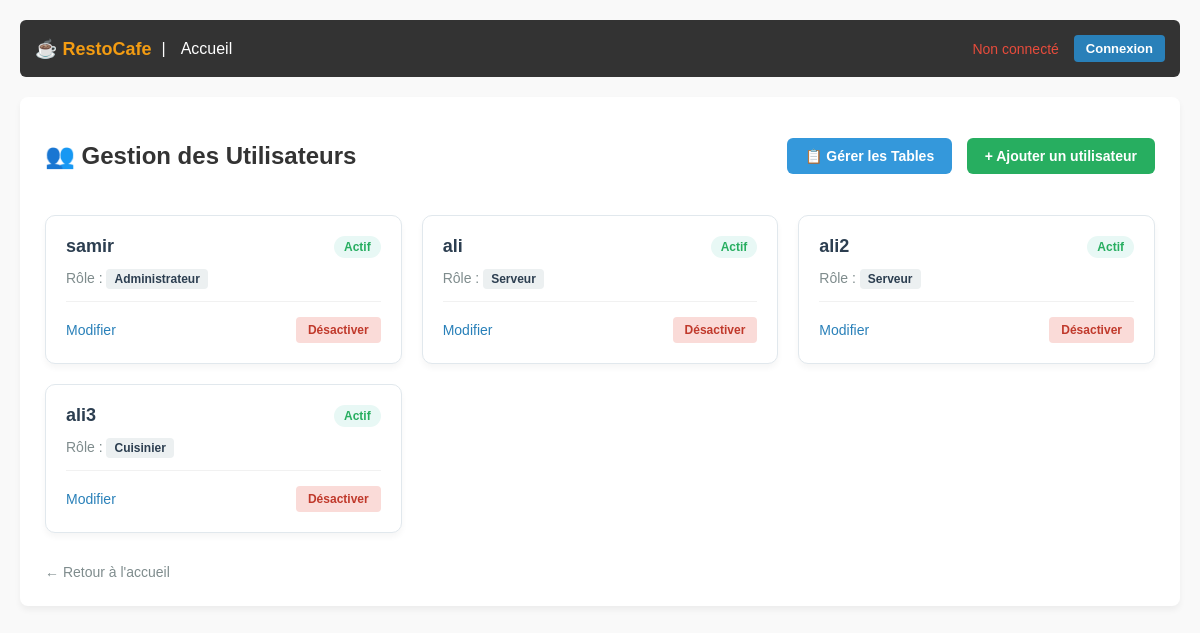
The app's page /users/, older data.
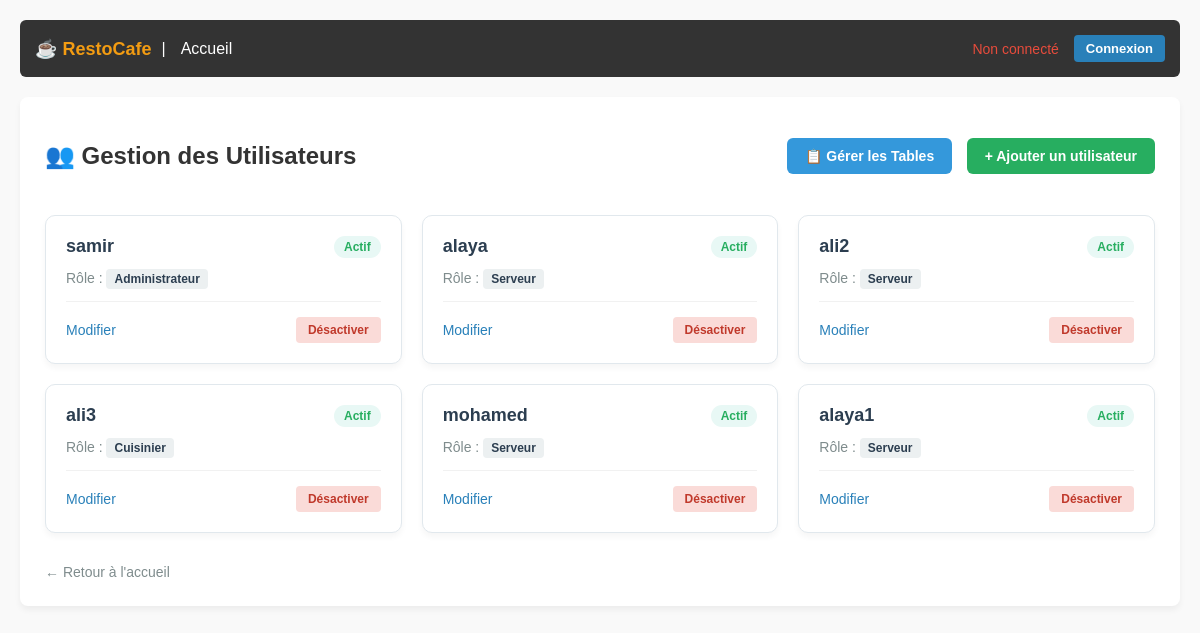
The same page, newer data.
### accounts/models.py (models this page shows, shortened)
class User(AbstractUser):
  ROLE_CHOICES = (
      ('admin', 'Administrateur'),
      ('serveur', 'Serveur'),
      ('cuisine', 'Cuisinier'),
  )
  role = models.CharField(
      max_length=20, choices=ROLE_CHOICES, default='serveur'
  )
  tel = models.CharField(max_length=20, blank=True, null=True)
  photo = models.ImageField(upload_to='profils/', blank=True, null=True)

### accounts/views.py (the view)
# urls.py: path('users/', UserListView.as_view(), name='user_list'),
class UserListView(ListView):
  model = User
  template_name = 'accounts/user_list.html'
  context_object_name = 'users'

### accounts/context_processors.py (called while the page is built, shortened)
def restaurant_stats(request):
    if not request.user.is_authenticated:
        return {}

### accounts/templates/accounts/user_list.html (shortened to what this page needs)
{% extends 'base.html' %}
{% block content %}
    <div style="display: flex; justify-content: space-between; align-items: center; margin-bottom: 25px; flex-wrap: wrap; gap: 15px;">
        <h2>👥 Gestion des Utilisateurs</h2>
        <div>
            <a href="{% url 'tables:table_list' %}" style="padding: 10px 18px; background: #3498db; color: white; text-decoration: none; border-radius: 6px; font-weight: 600; margin-right: 10px; font-size: 14px;">📋 Gérer les Tables</a>
            <a href="{% url 'accounts:register' %}" style="padding: 10px 18px; background: #27ae60; color: white; text-decoration: none; border-radius: 6px; font-weight: 600; font-size: 14px;">+ Ajouter un utilisateur</a>
        </div>
    </div>
    <div style="display: grid; grid-template-columns: repeat(auto-fill, minmax(280px, 1fr)); gap: 20px;">
        {% for u in users %}
            <div style="background: #ffffff; border: 1px solid #e1e8ed; border-radius: 10px; padding: 20px; box-shadow: 0 4px 6px rgba(0,0,0,0.04); position: relative; transition: transform 0.2s;">
                <div style="display: flex; justify-content: space-between; align-items: center; margin-bottom: 12px;">
                    <h3 style="margin: 0; color: #2c3e50; font-size: 18px;">{{ u.username }}</h3>
                    {% if u.is_active %}
                        <span style="background: #e8f8f5; color: #27ae60; padding: 4px 10px; border-radius: 20px; font-size: 12px; font-weight: bold;">Actif</span>
                    {% else %}
                        <span style="background: #fadbd8; color: #c0392b; padding: 4px 10px; border-radius: 20px; font-size: 12px; font-weight: bold;">Inactif</span>
                    {% endif %}
                </div>
                <p style="color: #7f8c8d; font-size: 14px; margin: 10px 0;">
                    Rôle :
                    <span style="background: #ecf0f1; color: #2c3e50; padding: 3px 8px; border-radius: 4px; font-size: 12px; font-weight: bold;">
                        {{ u.get_role_display }}
                    </span>
                </p>
                <hr style="border: 0; border-top: 1px solid #f1f1f1; margin: 15px 0;">
                <div style="display: flex; justify-content: space-between; align-items: center;">
                    <a href="{% url 'accounts:user_edit' u.pk %}" style="color: #2980b9; text-decoration: none; font-weight: 500; font-size: 14px;">Modifier</a>
                    <a href="{% url 'accounts:user_toggle' u.pk %}" style="padding: 6px 12px; background: {% if u.is_active %}#fadbd8{% else %}#e8f8f5{% endif %}; color: {% if u.is_active %}#c0392b{% else %}#27ae60{% endif %}; text-decoration: none; border-radius: 4px; font-size: 12px; font-weight: bold;">
                        {% if u.is_active %}Désactiver{% else %}Activer{% endif %}
                    </a>
                </div>
            </div>
        {% empty %}
            <p style="grid-column: 1 / -1; text-align: center; color: #7f8c8d; padding: 40px;">Aucun utilisateur enregistré pour le moment.</p>
        {% endfor %}
    </div>
    <div style="margin-top: 30px;">
        <a href="{% url 'accounts:home' %}" style="color: #7f8c8d; text-decoration: none; font-size: 14px;">← Retour à l'accueil</a>
    </div>
{% endblock %}

Row changes from the older to the newer data that the page shows:
changed User: username "ali" → "alaya"
added User: username "mohamed", is_active "Actif", role "Serveur"
added User: username "alaya1", is_active "Actif", role "Serveur"
